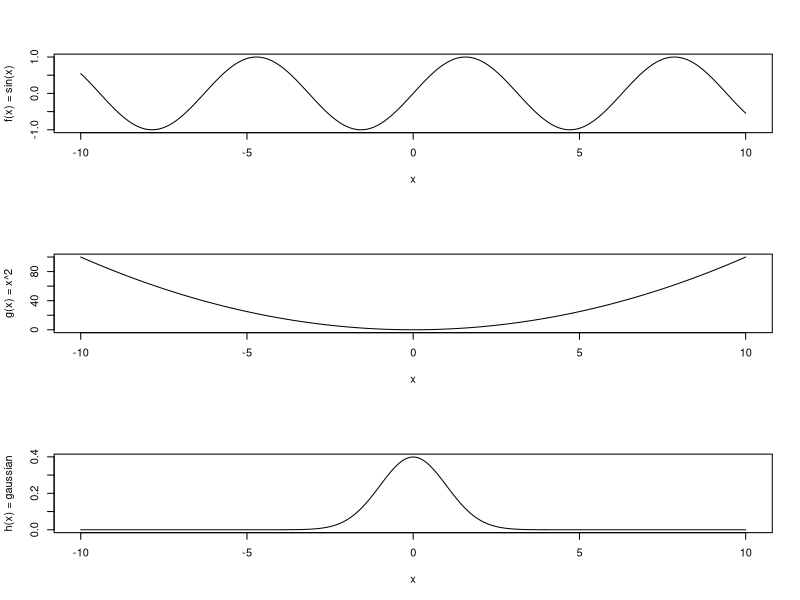
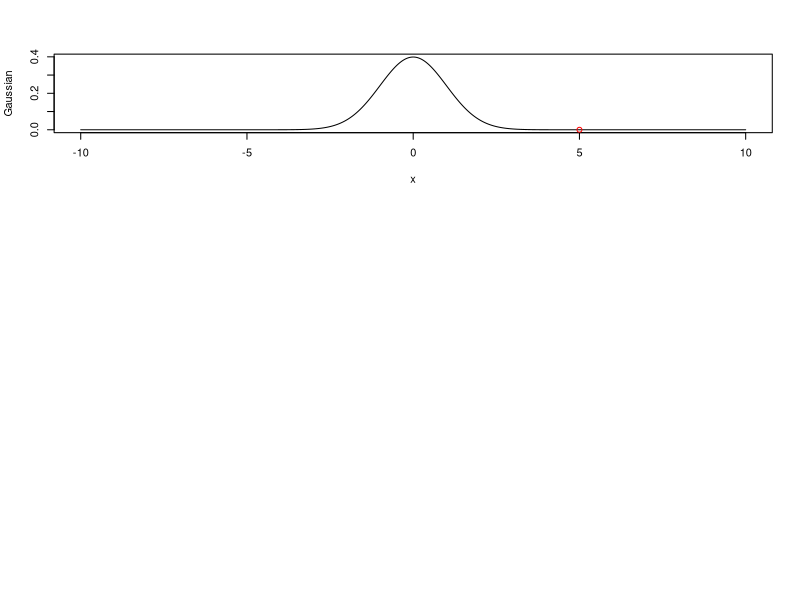
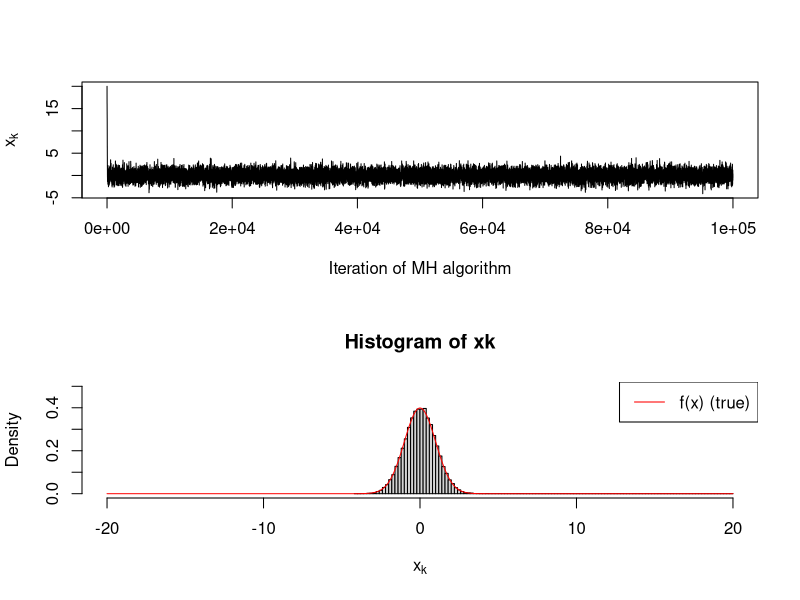

Recreate these plots in R, in order.
## ---- chunk 1
drawDartboard <- function(){
	# Square with Inscribed Circle in R
	# Set up the plot
	plot(c(-1.2, 1.2), c(-1.2, 1.2), 
	     type = "n", 
	     asp = 1, 
	     xlab = "", 
	     ylab = "", 
	     main = "Square with Inscribed Circle")

	# Define square side length
	side_length <- 1
	half_side <- side_length / 2

	# Draw the square
	# Square vertices: bottom-left, bottom-right, top-right, top-left, back to bottom-left
	square_x <- c(-half_side, half_side, half_side, -half_side, -half_side)
	square_y <- c(-half_side, -half_side, half_side, half_side, -half_side)
	lines(square_x, square_y, col = "blue", lwd = 2)

	# Draw the inscribed circle
	# For a square with side length s, the inscribed circle has radius r = s/2
	radius <- side_length / 2
	theta <- seq(0, 2*pi, length.out = 100)
	circle_x <- radius * cos(theta)
	circle_y <- radius * sin(theta)
	lines(circle_x, circle_y, col = "red", lwd = 2)

	# Add a grid for reference
	grid(col = "lightgray", lty = "dotted")

	# Add legend
	legend("topright", 
	       legend = c("Square", "Inscribed Circle"), 
	       col = c("blue", "red"), 
	       lwd = 2)

	# Optional: Add center point
	points(0, 0, pch = 19, col = "black", cex = 0.8)
} 

## ---- chunk 2
throwDarts <- function(ndarts){

	# randomly choose (x,y) coordinates independently:
	x <- runif(ndarts,min=-0.5, max=0.5)
	y <- runif(ndarts,min=-0.5, max=0.5)
	
	# re-draw the dartboard:	
	drawDartboard()
	
	# add the hit locations to the dartboard:
	points(x,y, pch=4)

	return(list(x=x,y=y))
} 
## ---- chunk 3
countDartsInside <- function(ndarts){
	darts <- throwDarts(ndarts)

	x = darts$x
	y = darts$y
	r = sqrt(x^2 + y^2)
	
	numinside = sum(r < 0.5)
	return(numinside/ndarts)
} 
## ---- chunk 4
calculatePi <- function(ndarts){
	
	ratio = countDartsInside(ndarts)
	pi_approx = 4 * ratio
	
	return(pi_approx)
}
## ---- chunk 5
#limits of integration:
a <- -5
b <- 5

# functions to integrate:
f <- function(x)sin(x)
g <- function(x) x^2
h <- function(x) 1/sqrt(2*pi) * exp(-x^2/2)

# antiderivatives of these functions (should have +C):
bigf <-function(x) -cos(x) 
G <- function(x) x^3/3
H <- function(x) pnorm(x,mean=0,sd=1)
## ---- chunk 6
# bigf(5) - bigf)-5) = 0 (also b/c sin(x) is odd)
# G(5) - G(-5) = 250/3 = 83.333..
# H(5) - H(-5) = 0.9999994

# Let's plot these:
xvals <- seq(-10,10,length=1000)
par(mfrow=c(3,1))
plot(xvals, sapply(xvals, f), type='l',xlab='x',ylab='f(x) = sin(x)')
plot(xvals, sapply(xvals, g), type='l',xlab='x',ylab='g(x) = x^2')
plot(xvals, sapply(xvals, h), type='l',xlab='x',ylab='h(x) = gaussian')
## ---- chunk 7
ndarts <- 50000
xrands <- runif(ndarts, min=a, max=b)

fbar_approx <- mean( f(xrands) )
gbar_approx <- mean( g(xrands) )
hbar_approx <- mean( h(xrands) )
## ---- chunk 8
integral_f <- fbar_approx * (b-a)
integral_g <- gbar_approx * (b-a)
integral_h <- hbar_approx * (b-a)
## ---- chunk 9
plot(xvals, sapply(xvals, h), xlab='x', ylab='Gaussian',
	type='l')
points(x=5, y=0,col='red')
## ---- chunk 10
tailsample <- rnorm(1e4)
## ---- chunk 11
tailprob = 1-pnorm(5)

print(tailprob)
## ---- chunk 12
sum(tailsample > 5)/length(tailsample)
## ---- chunk 13
tailsample <- rnorm(1e6)
sum(tailsample > 5)/length(tailsample)
## ---- chunk 14
h <- function(x) dnorm(x)
w <- function(x) dexp(x-5, rate=1/10)


getimportanceest <- function(ndarts){
	importance_sample <- 5 + rexp(ndarts, rate=1/10)

	ratios <- sapply(importance_sample[importance_sample>5], 
			function(x){h(x)/w(x)} ) 

	return(mean(ratios))
}
## ---- chunk 15
f <- function(x) dnorm(x,mean=0)
## ---- chunk 16
w <- function(x, delta) runif(1, min=x-delta, max=x+delta)
## ---- chunk 17
# initialize state (and allocate into a vector):
ninits <- 100000 # how long to run
xk <- rep(0, length=ninits) 
## ---- chunk 18
xk[1] <- 20

for(i in 1:ninits){
	y <- w(xk[i],1)
	
	# Calculate the "acceptance ratio":
	alpha <- f(y)/f(xk[i])
	
	# alpha > 1 means we always accept y; alpha < 1 means we only sometimes do:
	u <- runif(1)
	if(alpha > u){xk[i+1] <- y}else{xk[i+1]=xk[i]}	
}

par(mfrow=c(2,1))
plot(xk, type='l', xlab='Iteration of MH algorithm', ylab=bquote(x[k]))
hist(xk, xlab=bquote(x[k]), freq=F, ylim=c(0,0.5), breaks=100, xlim=c(-20,20))
lines(seq(-20,20,length=1000), sapply(seq(-20,20,length=1000), f), col='red')
legend('topright',legend=c('f(x) (true)'),col='red',lty=1)
